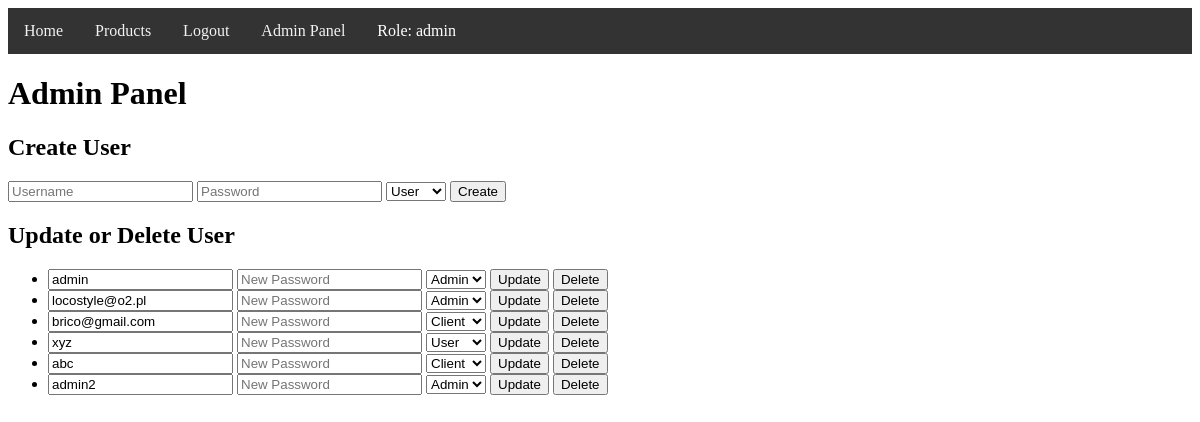
The page /admin (signed in) on the database its author committed.
### models/user/user.py (models this page shows)
class User(db.Model):
    id = db.Column(db.Integer, primary_key=True)
    username = db.Column(db.String(150), unique=True, nullable=False)
    password = db.Column(db.String(150), nullable=False)
    role = db.Column(db.String(50), nullable=False, default='user')  # Nowa kolumna

### controllers/user/user_view.py (the view, shortened to what this page needs)
@user_blueprint.route('/admin', methods=['GET', 'POST'])
def admin():
    if 'user_id' not in session:
        flash('You need to be logged in as admin to access this page.', 'danger')
        return redirect(url_for('user.login'))
    user = User.query.get(session['user_id'])
    if user.role != 'admin':
        flash('You do not have permission to access this page.', 'danger')
        return redirect(url_for('user.home'))
    users = User.query.all()
    return render_template('admin.html', users=users, user=user)

### templates/admin.html (shortened to what this page needs)
{% extends "base.html" %}
{% block content %}
<h1>Admin Panel</h1>
<h2>Create User</h2>
<form method="POST">
    <input type="text" name="username" placeholder="Username" required>
    <input type="password" name="password" placeholder="Password" required>
    <select name="role" required>
        <option value="user">User</option>
    </select>
    <button type="submit">Create</button>
</form>
<h2>Update or Delete User</h2>
<ul>
    {% for user in users %}
    <li>
        <form method="POST" style="display:inline;">
            <input type="text" name="username" value="{{ user.username }}">
            <input type="password" name="password" placeholder="New Password">
            <select name="role">
                <option value="user" {% if user.role == 'user' %}selected{% endif %}>User</option>
                <option value="client" {% if user.role == 'client' %}selected{% endif %}>Client</option>
                <option value="admin" {% if user.role == 'admin' %}selected{% endif %}>Admin</option>
            </select>
            <button type="submit">Update</button>
        </form>
        <form method="POST" style="display:inline;">
            <button type="submit">Delete</button>
        </form>
    </li>
    {% endfor %}
</ul>
{% endblock %}

### rows shown on the page
User: username "admin", role "Admin"
User: username "locostyle@o2.pl", role "Admin"
User: username "brico@gmail.com", role "Client"
User: username "xyz", role "User"
User: username "abc", role "Client"
User: username "admin2", role "Admin"

### other values the page prints
{{ session.get('role') }} "admin"
